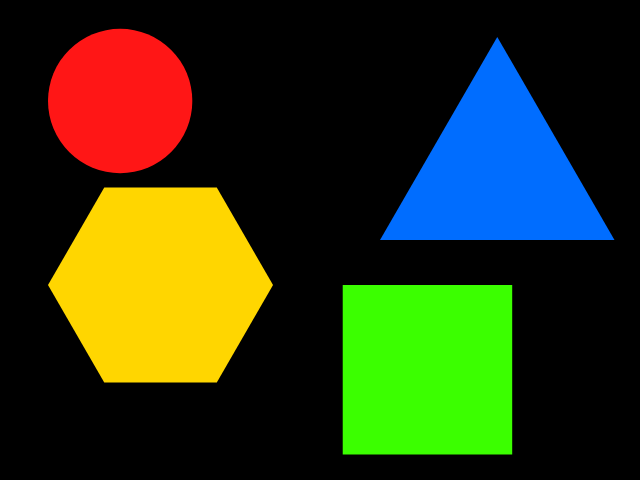
#> input picture Photos/shapes.png, 640 x 480 px, found by its file name
$ python masking.py
#> lines starting #> are read from the running program, lines starting #| are printed output that depends on the picture; after the words box and inside, x2 and y2 are one past the last pixel; in counts of white or black regions, pixels touching at a corner belong together
import cv2 as cv
import numpy as np


#1

image = cv.imread('Photos/shapes.png')
#> image is the input picture: shape (480, 640, 3); mean B, G, R 20.9, 56.4, 46.4
gray = cv.cvtColor(image, cv.COLOR_BGR2GRAY)
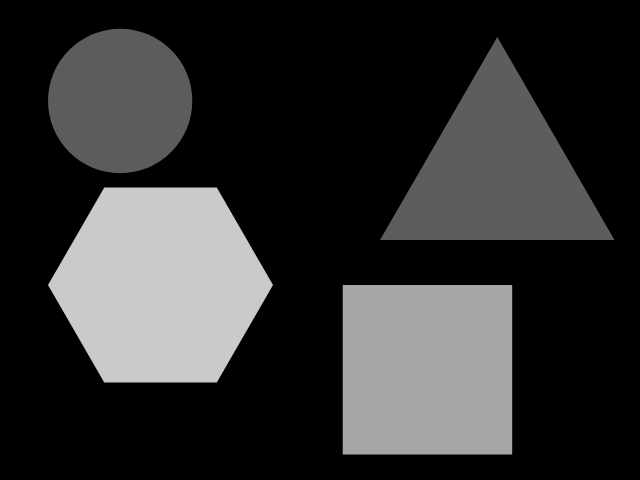
#> gray: shape (480, 640); min 0, max 202, mean 49.4
ret, mask = cv.threshold(gray, 92, 255, cv.THRESH_BINARY)
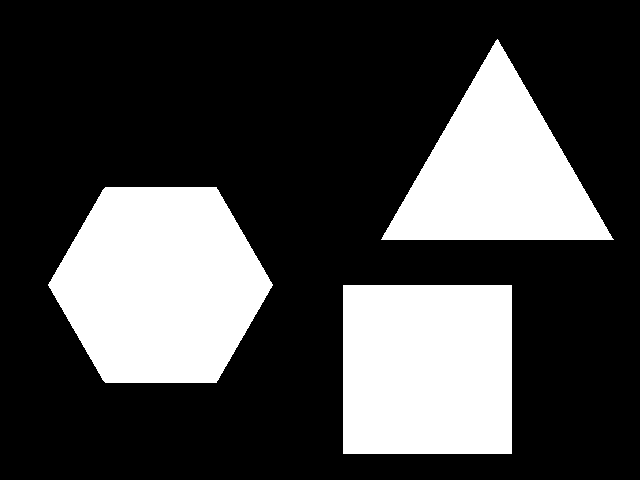
#> mask: shape (480, 640); 27.7% white; 3 white regions, box (x1, y1, x2, y2) and area: (48, 187, 273, 383) 33040, (343, 285, 512, 454) 28561, (381, 39, 614, 240) 23524
mask_inv = cv.bitwise_not(mask)
masked1 = cv.bitwise_and(image, image, mask=mask_inv)
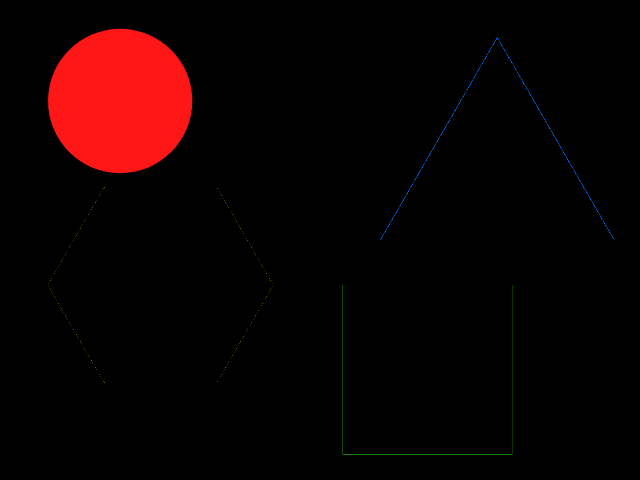
#> masked1: shape (480, 640, 3); mean B, G, R 1.4, 1.4, 13.6
noiseless_image_bw = cv.fastNlMeansDenoising(masked1, None, 40, 7, 40)
cv.imshow("Mask1", noiseless_image_bw)


#2

gray = cv.cvtColor(image, cv.COLOR_BGR2GRAY)
ret, mask = cv.threshold(gray, 92, 255, cv.THRESH_BINARY)
mask_inv = cv.bitwise_not(mask)
masked1 = cv.bitwise_and(image, image, mask=mask_inv)

gray = cv.cvtColor(masked1, cv.COLOR_BGR2GRAY)
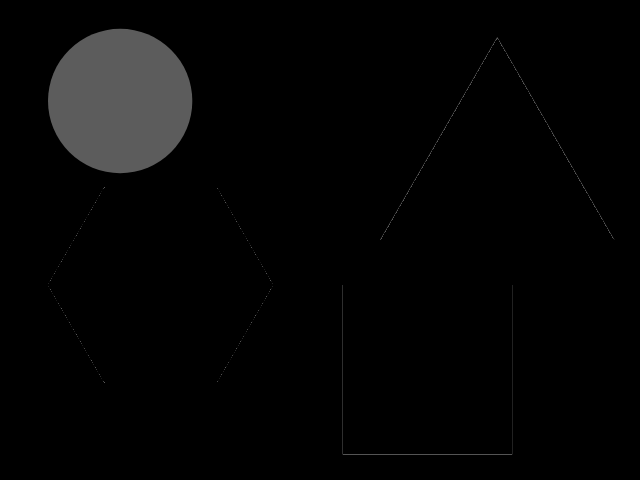
#> gray: shape (480, 640); min 0, max 92, mean 5.1
ret, mask = cv.threshold(gray, 80, 255, cv.THRESH_BINARY)
#> mask: shape (480, 640); 5.4% white; 160 white regions (158 under 20 px), largest, box (x1, y1, x2, y2) and area: (48, 29, 192, 173) 16178, (343, 454, 512, 455) 169

# erosion followed by dilation.
# MORPH_OPEN = open(src,element) = dilate(erode(src,element))
opening_mask = cv.morphologyEx(mask, cv.MORPH_OPEN, (3, 3))
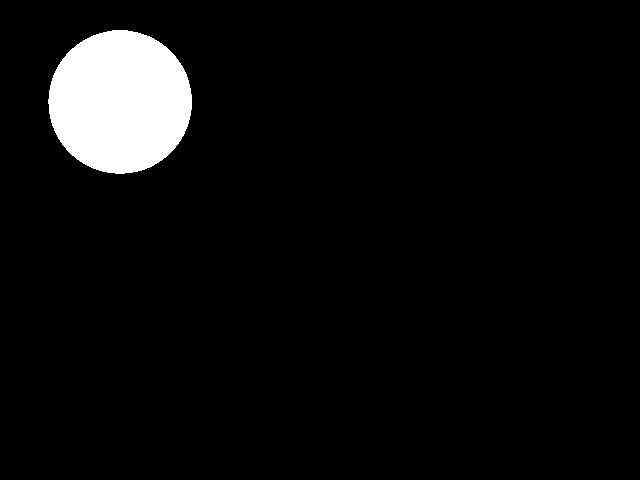
#> opening_mask: shape (480, 640); 5.3% white; 1 white region, box (x1, y1, x2, y2) and area: (48, 30, 192, 174) 16178

masked1 = cv.bitwise_and(masked1, masked1, mask=opening_mask)

cv.imshow("Mask2", masked1)


#2

red = np.uint8([[[0, 0, 255]]])
h, s, v = cv.cvtColor(red, cv.COLOR_BGR2HSV)[0][0]
lower_bound_hue = np.array([h-10, 100, 100])
upper_bound_hue = np.array([h+10, 255, 255])
hsv = cv.cvtColor(image, cv.COLOR_BGR2HSV)
#> hsv: shape (480, 640, 3); mean H, S, V 16.1, 84.4, 84.5
mask = cv.inRange(hsv, lower_bound_hue, upper_bound_hue)
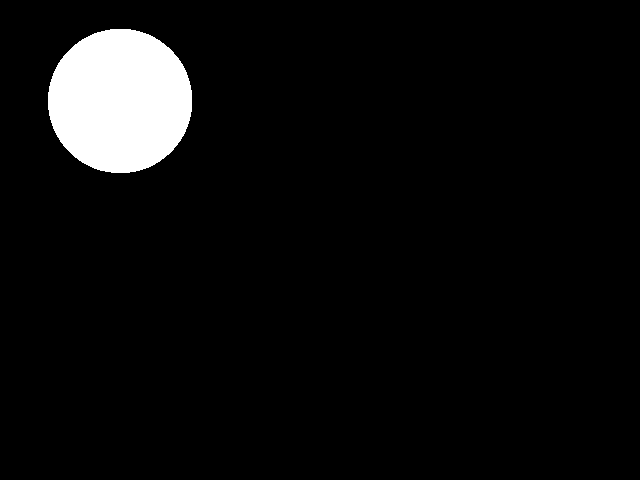
#> mask: shape (480, 640); 5.3% white; 1 white region, box (x1, y1, x2, y2) and area: (48, 29, 192, 173) 16373
masked2 = cv.bitwise_and(image, image, mask=mask)

cv.imshow("Mask3", masked2)


#3

blank = np.zeros((image.shape[:2]), dtype="uint8")

rectangle = cv.rectangle(blank, (image.shape[1]//2 - 50, image.shape[0]//2 - 50),
(image.shape[1]//2 + 50, image.shape[0]//2 + 50), 255, -1)
#> blank: shape (480, 640); 3.3% white; 1 white region, box (x1, y1, x2, y2) and area: (270, 190, 371, 291) 10201

circle = cv.circle(blank, (image.shape[1]//2, image.shape[0]//2), 60 ,255, -1)
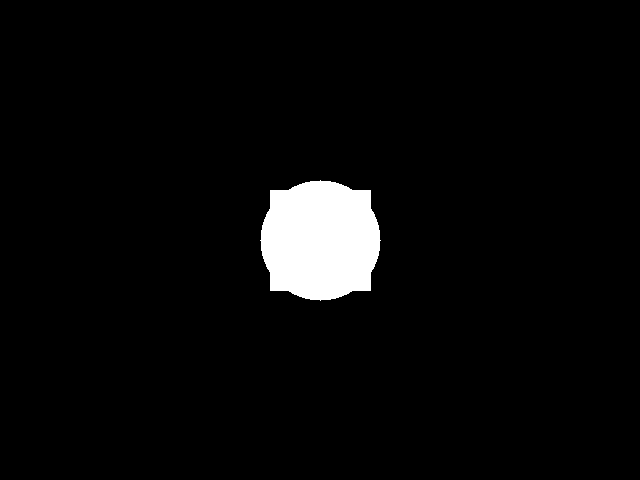
#> blank: shape (480, 640); 3.9% white; 1 white region, box (x1, y1, x2, y2) and area: (260, 180, 381, 301) 11849

weird_shape = cv.bitwise_or(rectangle, circle)

masked3 = cv.bitwise_and(blank, blank, mask=weird_shape)

cv.imshow("Mask4", masked3)

cv.waitKey(0)
